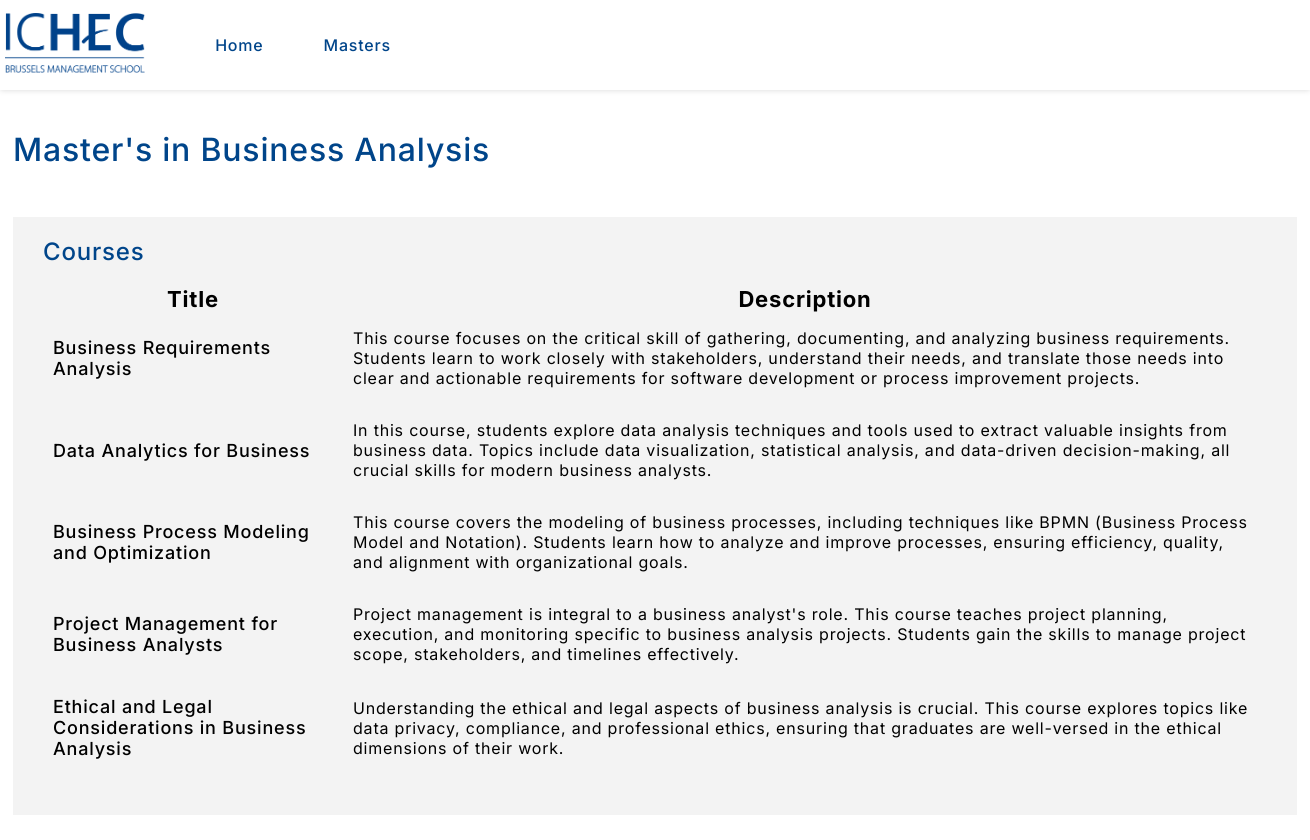
The app's page /master-detail/1 with its own data.
### ichec/models.py (models this page shows, shortened)
class Master(models.Model):
    title = models.CharField(max_length=256)
    description = models.CharField(max_length=10000)
    def get_courses(self):
        return self.master_courses.all()

class Course(models.Model):
    title = models.CharField(max_length=256)
    description = models.CharField(max_length=10000)
    master = models.ForeignKey(Master, on_delete=models.CASCADE, related_name="master_courses")
    credits = models.PositiveSmallIntegerField()

### ichec/views.py (the view)
# urls.py: path("master-detail/<int:pk>", views.master_detail, name="master_detail"),
def master_detail(request, pk):
    master = Master.objects.get(pk=pk)
    return render(request, MASTER_DETAIL_PATH, {
        "master": master,
        "courses": master.get_courses()
    })

### ichec/templates/ichec/master-detail.html (shortened to what this page needs)
{% extends 'ichec/layout/base.html' %}
{% load static %}
    {% block style %}
    <link rel="stylesheet" href="{% static 'ichec/style.css' %}">
    {% endblock style %}
{% block body %}
    <div id="horizontalcontainer">
        {% include "ichec/include/nav.html" %}
        <main id="master-detail">
            <div class="wrapper content">
                <div class="headline">
                    <h1>{{ master.title }}</h1>
                </div>
                <div id="masters">
                    <h2>Courses</h2>
                    <table>
                        <thead>
                            <tr>
                                <th>Title</th>
                                <th>Description</th>
                            </tr>
                        </thead>
                        <tbody>
                        {% for course in courses %}
                            <tr class="space">
                                <td class="course-title">{{ course.title }}</td>
                                <td>{{ course.description }}</td>
                            </tr>
                        {% endfor %}
                        </tbody>
                    </table>
                </div>
            </div>
        </main>
    </div>
{% endblock body %}

### ichec/templates/ichec/layout/base.html (shortened to what this page needs)
{% load static %}
<!DOCTYPE html>
<html lang="en">
<head>
    {% block style %}
    {% endblock style %}
</head>
<body>
    {% block body %}
    {% endblock body %}
</body>
</html>

### ichec/templates/ichec/include/nav.html
{% load static %}
    <header>
        <div class="wrapper">
        <a id="nav-logo" href="{% url 'ichec:home' %}">
            <img alt="ICHEC's logo" src="{% static "ichec/ichec-logo.png" %}" height="60" width="auto">
        </a>
        <a href="{% url 'ichec:home' %}">Home</a>
        <a href="{% url 'ichec:masters' %}">Masters</a>
        </div>
    </header>

### ichec/static/ichec/style.css (style rules this page uses)
* { margin: 0; padding: 0; box-sizing: border-box; letter-spacing: 0.8px; }
body { font-family: "Inter", "Helvetica Neue", sans-serif; background-color: white; }
a { text-decoration: none; color: inherit; }
h1, h2, h3, a { color: #00458a; font-weight: 500; margin-bottom: 8px; }
div#horizontalcontainer { display: grid; grid-template-rows: 90px calc(100dvh - 90px); row-gap: 40px; }
div#horizontalcontainer .wrapper { margin: 0 auto; width: 1300px; }
div#horizontalcontainer header { box-shadow: 0px 0px 6px rgb(216, 216, 216); position: sticky; display: flex; justify-content: flex-start; align-items: center; z-index: 1000; background-color: white; }
div#horizontalcontainer header div.wrapper { display: flex; flex-direction: row; justify-content: flex-start; align-items: center; }
div#horizontalcontainer header div.wrapper a > img { margin: 10px 40px 10px 0px; }
div#horizontalcontainer header div.wrapper a:not(#nav-logo) { margin: 0 30px; }
div#horizontalcontainer header div.wrapper a#nav-logo { margin: auto 0; }
div#horizontalcontainer main div.content { display: flex; flex-direction: column; gap: 40px; padding: 0 8px; }
div#horizontalcontainer main div:not(.headline):nth-child(even) { background-color: #f3f3f3; }
div#horizontalcontainer main div.content > div:not(.headline) { padding: 20px 30px; }
div#horizontalcontainer main#master-detail table { border-collapse: collapse; margin: 20px 0; border-spacing: 100px; }
div#horizontalcontainer main#master-detail table tr.space > td { padding: 16px 10px; }
div#horizontalcontainer main#master-detail table tr.space > td.course-title { width: 300px; padding-right: 20px; font-size: 18px; font-weight: 500; }
div#horizontalcontainer main#master-detail th { font-size: 22px; }

### records on screen
Master: title "Master's in Business Analysis"
Course: title "Business Requirements Analysis", description "This course focuses on the critical skill of gathering, documenting, and analyzing business requirements. Students learn to work closely with stakeholders, understand their needs, and translate those needs into clear and actionable requirements for software development or process improvement projects."
Course: title "Data Analytics for Business", description "In this course, students explore data analysis techniques and tools used to extract valuable insights from business data. Topics include data visualization, statistical analysis, and data-driven decision-making, all crucial skills for modern business analysts."
Course: title "Business Process Modeling and Optimization", description "This course covers the modeling of business processes, including techniques like BPMN (Business Process Model and Notation). Students learn how to analyze and improve processes, ensuring efficiency, quality, and alignment with organizational goals."
Course: title "Project Management for Business Analysts", description "Project management is integral to a business analyst's role. This course teaches project planning, execution, and monitoring specific to business analysis projects. Students gain the skills to manage project scope, stakeholders, and timelines effectively."
Course: title "Ethical and Legal Considerations in Business Analysis", description "Understanding the ethical and legal aspects of business analysis is crucial. This course explores topics like data privacy, compliance, and professional ethics, ensuring that graduates are well-versed in the ethical dimensions of their work."
